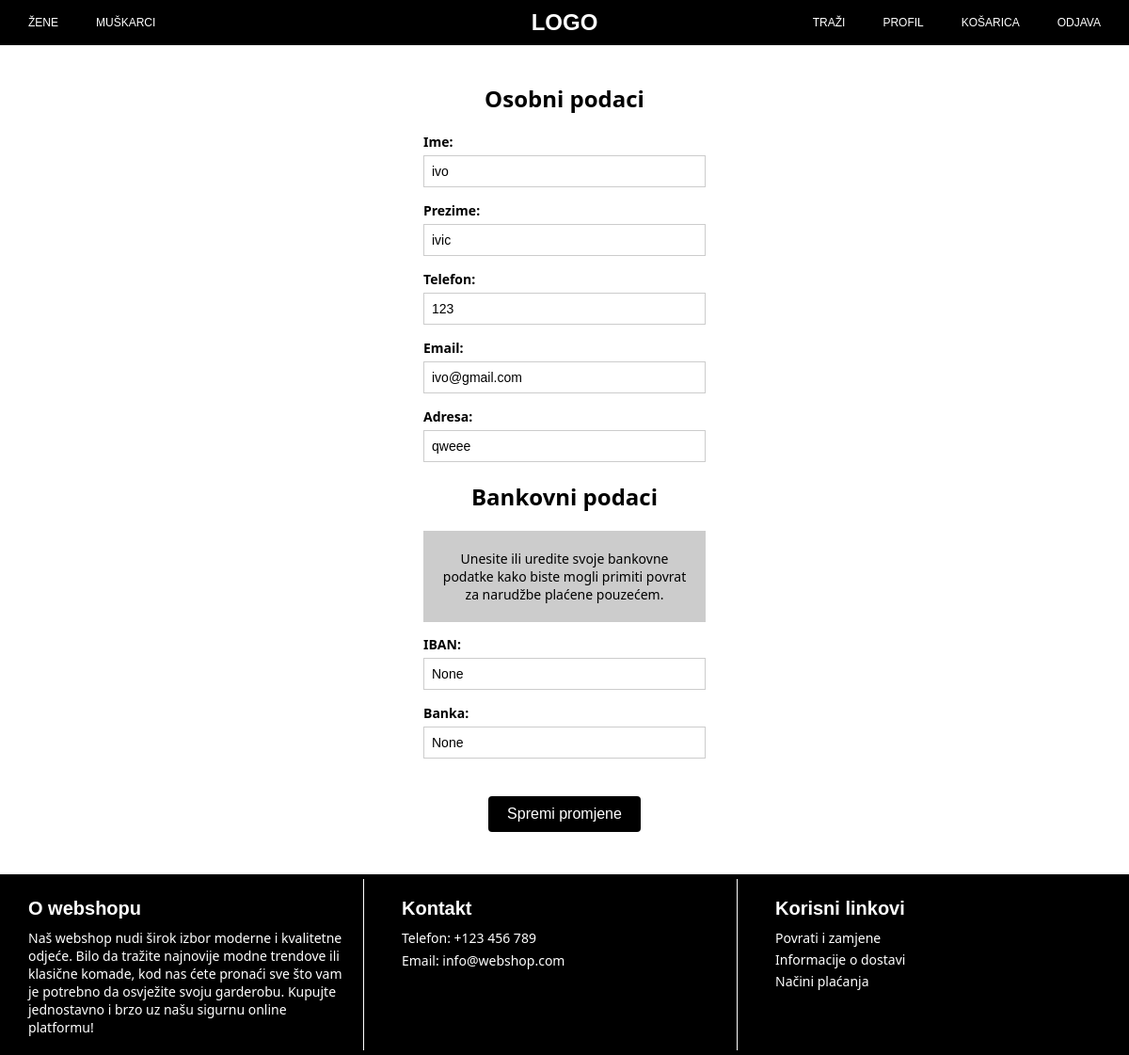
Before: /webshop/personal_data/ (signed in) with the older database file.
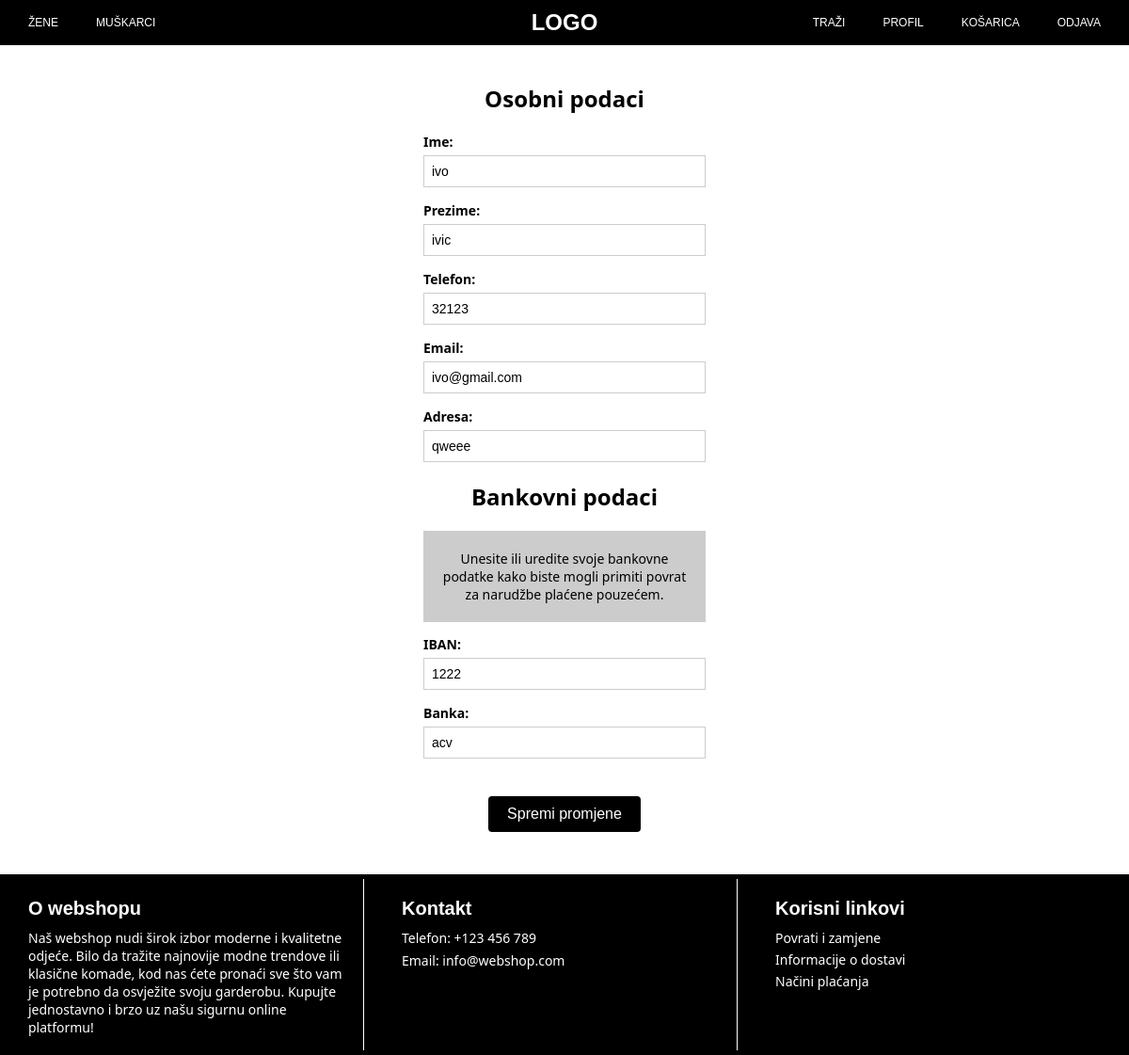
After: the same page with the newer database file.
### webshop/models.py (models this page shows, shortened)
class Account(models.Model):
    user = models.OneToOneField(User, on_delete=models.CASCADE)
    name = models.CharField(max_length=255)
    surname = models.CharField(max_length=255)
    email = models.EmailField(unique=True)
    home_address = models.CharField(max_length=255)
    phone = models.CharField(max_length=20)
    iban = models.CharField(max_length=34, blank=True, null=True)
    bank = models.CharField(max_length=255, blank=True, null=True)

### webshop/views.py (the view, shortened to what this page needs)
# urls.py: path('personal_data/', views.personal_data_view, name='personal_data'),
def personal_data_view(request):
    user_account = Account.objects.get(user=request.user)
    return render(request, 'webshop/personal_data.html', {'user_account': user_account})

### webshop/authentication.py (called while the page is built)
    def get_user(self, user_id):
        try:
            return User.objects.get(pk=user_id)
        except ObjectDoesNotExist:
            return None

### webshop/templates/webshop/personal_data.html (shortened to what this page needs)
{% extends 'webshop/base.html' %}
{% load static %}
{% block extra_css %}
<link rel="stylesheet" href="{% static 'webshop/css/personal_data.css' %}">
{% endblock %}
{% block content %}
<div class="personal-data-container">
    <h2>Osobni podaci</h2>
    <form action="" method="POST">
        <div class="form-group">
            <label for="name">Ime:</label>
            <input type="text" id="name" name="name" value="{{ user_account.name }}">
        </div>
        <div class="form-group">
            <label for="surname">Prezime:</label>
            <input type="text" id="surname" name="surname" value="{{ user_account.surname }}">
        </div>
        <div class="form-group">
            <label for="phone">Telefon:</label>
            <input type="text" id="phone" name="phone" value="{{ user_account.phone }}">
        </div>
        <div class="form-group">
            <label for="email">Email:</label>
            <input type="email" id="email" name="email" value="{{ user_account.email }}">
        </div>
        <div class="form-group">
            <label for="home_address">Adresa:</label>
            <input type="text" id="home_address" name="home_address" value="{{ user_account.home_address }}">
        </div>
</div>
<div class = "bank-details-container">
    <h2>Bankovni podaci</h2>
    <div class="info-container">
        <p>
            Unesite ili uredite svoje bankovne podatke kako biste mogli primiti povrat za narudžbe plaćene pouzećem.
        </p>
    </div>
    <form action="" method="POST">
        <div class="form-group">
            <label for="iban">IBAN:</label>
            <input type="text" id="iban" name="iban" value="{{ user_account.iban }}">
        </div>
        <div class="form-group">
            <label for="bank">Banka:</label>
            <input type="text" id="bank" name="bank" value="{{ user_account.bank }}">
        </div>
        <div class="button-container">
            <button type="submit">Spremi promjene</button>
        </div>
    </form>
</div>
{% endblock %}

### webshop/templates/webshop/base.html (shortened to what this page needs)
<!DOCTYPE html>
<html lang="en">
<head>
    {% load static %}
    <link rel="stylesheet" href="{% static 'webshop/css/base.css' %}">
    {% block extra_css %}{% endblock %}
</head>
<body>
    <nav>
            <div class="nav-left">
                <ul>
                    <li class="dropdown">
                        <a href="#">ŽENE</a>
                    </li>
                    <li class="dropdown">
                        <a href="#">MUŠKARCI</a>
                    </li>
                </ul>
            </div>
            <div class="logo">
                <a href="#">LOGO</a>
            </div>
            <div class="nav-right">
                <ul>
                    <li><a href="#">TRAŽI</a></li>
                    {% if user.is_authenticated %}
                        <li><a href="{% url 'webshop:profile' %}">PROFIL</a></li>
                        <li><a href="#">KOŠARICA</a></li>
                        <li><a href="{% url 'webshop:logout' %}">ODJAVA</a></li>
                    {% else %}
                        <li><a href="{% url 'webshop:login' %}">PRIJAVA</a></li>
                    {% endif %}
                </ul>
            </div>
    </nav>
    <div class="content">
        {% block content %}{% endblock %}
    </div>
    <footer>
        <div class="footer-section">
            <h3>O webshopu</h3>
            <p>Naš webshop nudi širok izbor moderne i kvalitetne odjeće. Bilo da tražite najnovije modne trendove ili klasične komade,
                kod nas ćete pronaći sve što vam je potrebno da osvježite svoju garderobu.
                Kupujte jednostavno i brzo uz našu sigurnu online platformu!</p>
        </div>
        <div class="footer-section">
            <h3>Kontakt</h3>
            <p>Telefon: +123 456 789</p>
            <p>Email: info@webshop.com</p>
        </div>
        <div class="footer-section">
            <h3>Korisni linkovi</h3>
            <ul>
                <li><a href="{% url 'webshop:returns' %}">Povrati i zamjene</a></li>
                <li><a href="{% url 'webshop:delivery' %}">Informacije o dostavi</a></li>
                <li><a href="{% url 'webshop:payment' %}">Načini plaćanja</a></li>
            </ul>
        </div>
    </footer>
</body>
</html>

### webshop/static/webshop/css/base.css (style rules this page uses)
body { font-family: Arial, sans-serif; margin: 0; padding: 0; height: 100%; background-color: white; display: flex; flex-direction: column; min-height: 100vh; }
.content { flex: 1; }
nav { display: flex; justify-content: space-between; align-items: center; background-color: black; padding: 10px; position: relative; }
.nav-left { flex: 1; }
.nav-right { flex: 1; }
.nav-left ul { display: flex; list-style: none; padding: 0; margin: 0; }
.nav-right ul { display: flex; justify-content: end; list-style: none; padding: 0; margin: 0; }
.nav-left li, .nav-right li { margin: 0 10px; font-size: 12px; }
.nav-left a, .nav-right a { color: white; text-decoration: none; padding: 10px; transition: color 0.3s; }
.logo { flex: 1; text-align: center; }
.logo a { color: white; font-size: 1.5em; font-weight: bold; text-decoration: none; transition: color 0.3s; }
.dropdown { position: relative; display: inline-block; }
footer { display: flex; justify-content: space-around; background-color: black; color: white; font-family: Arial, sans-serif; padding: 5px; }
.footer-section { flex: 0 1 30%; margin: 0 15px 0 15px; padding: 10px; }
.footer-section:not(:last-child) { border-right: 1px solid white; }
.footer-section h3 { font-size: 20px; margin-top: 10px; margin-bottom: 10px; }
.footer-section p, .footer-section ul { font-size: 14px; margin-top: 5px; margin-bottom: 5px; font-family: system-ui, -apple-system, BlinkMacSystemFont, 'Segoe UI', Roboto, Oxygen, Ubuntu, Cantarell, 'Open Sans', 'Helvetica Neue', sans-serif; }
.footer-section ul { list-style-type: none; padding: 0; }
.footer-section ul li { margin-bottom: 4px; }
.footer-section ul li a { color: white; text-decoration: none; }

### webshop/static/webshop/css/personal_data.css (style rules this page uses)
.personal-data-container { width: 25%; margin: 40px auto 10px; font-family: system-ui, -apple-system, BlinkMacSystemFont, 'Segoe UI', Roboto, Oxygen, Ubuntu, Cantarell, 'Open Sans', 'Helvetica Neue', sans-serif; }
.personal-data-container h2 { font-size: 24px; margin-bottom: 20px; text-align: center; }
.form-group { margin-bottom: 15px; }
.form-group label { display: block; font-weight: bold; font-size: 14px; font-family: system-ui, -apple-system, BlinkMacSystemFont, 'Segoe UI', Roboto, Oxygen, Ubuntu, Cantarell, 'Open Sans', 'Helvetica Neue', sans-serif; margin-bottom: 5px; }
.form-group input { width: 100%; padding: 8px; border: 1px solid #ccc; font-size: 14px; box-sizing: border-box; }
.bank-details-container { width: 25%; margin: 0 auto; font-family: system-ui, -apple-system, BlinkMacSystemFont, 'Segoe UI', Roboto, Oxygen, Ubuntu, Cantarell, 'Open Sans', 'Helvetica Neue', sans-serif; }
.bank-details-container h2 { font-size: 24px; text-align: center; }
.info-container p { font-size: 14px; background-color: #ccc; text-align: center; padding: 20px; }
.button-container { display: flex; justify-content: center; padding: 25px; margin-bottom: 20px; }
button[type="submit"] { background-color: black; color: white; padding: 10px 20px; border: none; border-radius: 4px; cursor: pointer; font-size: 16px; }

Changed rows visible on the page:
changed Account "ivo": phone "123" → "32123"; iban "None" → "1222"; bank "None" → "acv"
